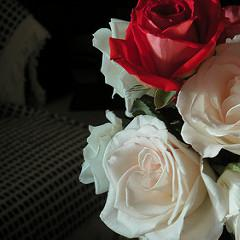
#> input picture square_images/102501987_3cdb8e5394_n.jpg, 240 x 240 px; its folder holds only this picture in this run
$ python mosaic.py
#> lines starting #> are read from the running program, lines starting #| are printed output that depends on the picture
from PIL import Image, ImageDraw
import os
import json

def get_pixel_matrix(img):
    """Converts a PIL image into a 2-D pixel matrix.

    Args:
    img -- PIL image object

    Returns:
    A 2-D pixel matrix
    """
    pixels = list(img.getdata())
    return [pixels[i:i+img.width] for i in range(0, len(pixels), img.width)]

def mean_rgb(pixels):
    """Calculates the mean RGB value of the given pixel
    matrix.

    Args:
    pixels -- a 2-D pixel matrix

    Returns:
    A 3-tuple of the average RGB value of the matrix
    """
    r_total = 0
    g_total = 0
    b_total = 0
    n_pixels = 0
    for row in pixels:
        for p in row:
            r_total += p[0]
            g_total += p[1]
            b_total += p[2]

            n_pixels += 1

    return (r_total / n_pixels, g_total / n_pixels, b_total / n_pixels)

def pythagoras_nearest_rgb(target_rgb, source_images_mean_rgbs):
    """Finds the source image with the closest rgb value to
    the target section.

    Args:
    target_rgb -- the average RGB value of the target section
    source_images_mean_rgbs -- a dictionary of source filenames =>
      the mean RGB value of that file

    Returns:
    The filename of the closest matching source image
    """
    best_match_name = None
    best_match_color_difference = None
    for path, source_rgb in source_images_mean_rgbs.items():
        color_difference = pythagoras_color_difference(target_rgb, source_rgb)
        if best_match_color_difference is None or color_difference < best_match_color_difference:
            best_match_name = path
            best_match_color_difference = color_difference

    return best_match_name

def pythagoras_color_difference(p1, p2):
    """Calculates the color difference between 2 points using Pythagoras

    Args:
    p1 -- the RGB value of point 1
    p2 -- the RGB value of point 2

    Returns:
    The color difference between p1 and p2
    """
    tot = 0
    for c1, c2 in zip(p1, p2):
        tot += (c1 - c2)**2

    return tot**0.5

def get_image_square(pixels, corner, size):
    """Returns a square sub-section of the `pixels` matrix,
    with top-left corner at `corner`, and each side of the
    square `size` pixels in length.

    Args:
    pixels -- the pixels matrix of the entire image
    corner -- the top-left corner of the sub-section
    size -- the size of each side of the sub-section

    Returns:
    A pixel matrix of a sub-section of the original matrix
    """
    opposite_corner = (corner[0]+size, corner[1]+size)

    square_rows = pixels[corner[0]:opposite_corner[0]]
    square = []
    for row in square_rows:
        square.append(row[corner[1]:opposite_corner[1]])

    return square

def load_and_scale_source_imgs(dir_path, dim):
    """Loads all JPG images from `dir_path` and scale them to
    `dim` pixels in size (assumes all images are already
    sqaures`
    """
#> called with dir_path = './square_images', dim = 20
    imgs = {}
    for filename in os.listdir(dir_path):
        if filename.endswith(".jpg"):
            full_path = os.path.join(dir_path, filename)
            img = Image.open(full_path)
#> img is the input picture: PIL image 240x240 RGB; mean R, G, B 83.3, 69.7, 62.2
            img.thumbnail((dim, dim))
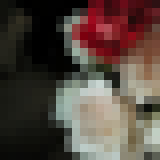
#> img: PIL image 20x20 RGB (shown 8 times larger); mean R, G, B 83.4, 69.7, 62.3
            imgs[filename] = img
    return imgs

def get_mean_rgbs(imgs):
    """Calculates the mean RGB value for every image
    in `imgs`.

    Args:
    imgs -- a dict of filenames => PIL image objects
        (NOT pixel matrices)

    Returns:
    A dict of filenames => mean RGB values
    """
    rgbs = {}
    for path, img in imgs.items():
        print ("Processed %s" % path)
        pixels = get_pixel_matrix(img)
        rgbs[path] = mean_rgb(pixels)
    return rgbs

class JSONCache:
    """A small class that manages a cache backed
    by a JSON file on disk.
    """

    def __init__(self, cache_path):
        self.cache_path = cache_path

    def has_data(self):
        return os.path.isfile(self.cache_path)

    def write_all(self, data):
        with open(self.cache_path, 'w') as f:
            json.dump(data, f)

    def read_all(self):
        with open(self.cache_path) as f:
            return json.load(f)

# Make sure you have a dir called "./square_images
source_img_dir = "./square_images"
# Change this to the location of your input image
input_path = "./example_input.jpg"

square_size = 20

source_imgs = load_and_scale_source_imgs(source_img_dir, square_size)
#> source_imgs = 1 item

# Optional - using a cache (see extensions)
cache = JSONCache("./mean_rgb_cache.json")
if not cache.has_data():
    mean_rgbs = get_mean_rgbs(source_imgs)
#> the loop in get_mean_rgbs, `for path, img in imgs.items():` made 1 pass
#> path on pass 1: '102501987_3cdb8e5394_n.jpg'
#| Processed 102501987_3cdb8e5394_n.jpg
#> after the loop in get_mean_rgbs, `for path, img in imgs.items():`: rgbs = {'102501987_3cdb8e5394_n.jpg': (83.39, 69.75, 62.29)}
#> mean_rgbs has the same summary as rgbs in get_mean_rgbs
    cache.write_all(mean_rgbs)

mean_rgbs = cache.read_all()

target_img = Image.open(input_path)
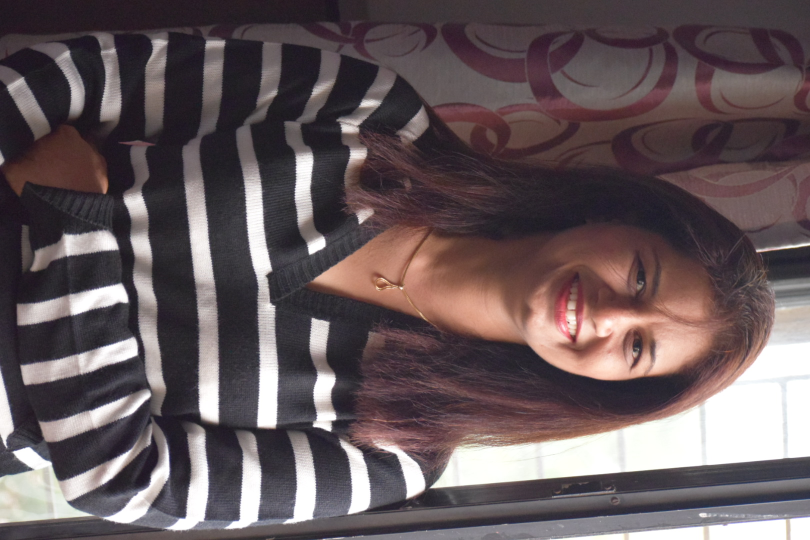
#> input picture example_input.jpg, 1620 x 1080 px (shown at 1/2 size)
#> target_img is the input picture: PIL image 1620x1080 RGB; mean R, G, B 101.1, 88, 90.9
target_pixels = get_pixel_matrix(target_img)
#> target_pixels = 1080 items
target_image_width, target_image_height = target_img.size
#> target_image_width = 1620; target_image_height = 1080

output_img = Image.new('RGB', (target_image_width, target_image_height), (255,255,255,0))
#> output_img: PIL image 1620x1080 RGB; every value is 255
for x in range(0, target_image_width-1, square_size):
    for y in range(0, target_image_height-1, square_size):
        square = get_image_square(target_pixels, (y, x), square_size)
        target_rgb = mean_rgb(square)
        source_img_name = pythagoras_nearest_rgb(target_rgb, mean_rgbs)

        source_img = source_imgs[source_img_name]

        output_img.paste(source_img, (x, y))
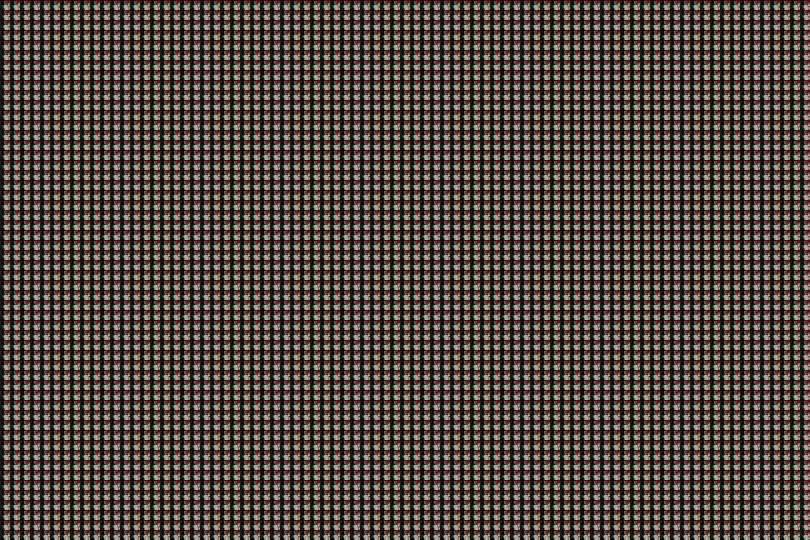
#> output_img: PIL image 1620x1080 RGB (shown at 1/2 size); mean R, G, B 83.4, 69.7, 62.3

output_img.show()
output_img.save('final.jpg')
